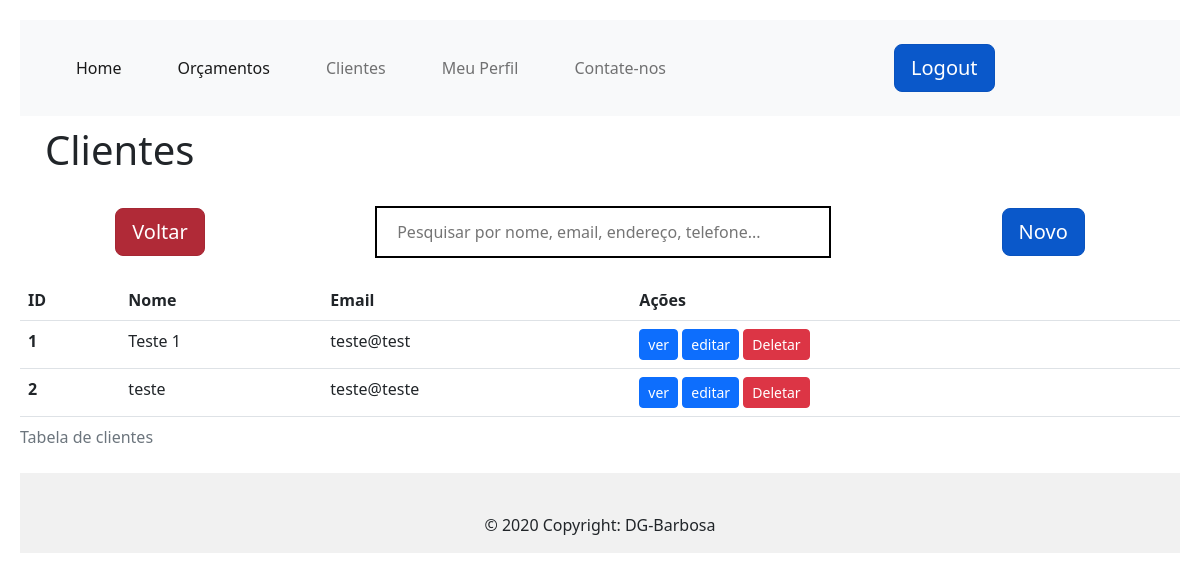
Screenshot of /clients (signed in) with the database file from the repository.
### app/models/tables.py (models this page shows, shortened)
class Clients(db.Model):
    _tablename__ = "clients"
    id = db.Column(db.Integer, primary_key=True, autoincrement=True)
    name = db.Column(db.String(150))
    email = db.Column(db.String, unique=True)
    address = db.Column(db.String)
    phone = db.Column(db.String)
    phone2 = db.Column(db.String)

### app/controllers/default.py (the view)
@app.route("/clients", methods=['GET'])
def clients():
    clients = Clients.query.all()
    return render_template(
        "clients.html",
        title="Clientes", clients=clients)

### app/controllers/default.py (called while the page is built)
@lm.user_loader
def load_user(id):
    return User.query.filter_by(id=id).first()

### app/models/tables.py (called while the page is built)
    @property
    def is_authenticated(self):
        return True

### app/templates/clients.html (shortened to what this page needs)
{% extends "base.html" %}
{% block conteudo %}
<h1 style="margin-left: 15px;padding: 10px">Clientes</h1>
<div style="display: flex; justify-content:space-around; align-items:center; margin: 10px;">
  <div >
    <input type="reset" class="btn btn-danger btn-lg active" name="voltar" onclick="history.back()" value="Voltar">
  </div>
  <input type="text" id="myInput" style="
      background-image: url('https://img.icons8.com/search');
      background-position:right;
      background-repeat: no-repeat;
      background-size:5%;
      width: 40%; font-size: 16px;
      padding: 12px 20px 12px;
      border: 2px solid rgb(0, 0, 0);
      margin-bottom: 12px;
      margin-top: 12px;
      justify-content: center" onkeyup="myFunction()"
    placeholder="Pesquisar por nome, email, endereço, telefone...">
  <div>
    <a href="{{ url_for('cadastro_clientes') }}" class="btn btn-primary btn-lg active" role="button"
      aria-pressed="true">Novo</a>
  </div>
</div>
<div>
  <table class="table" id="myTable">
    <caption>Tabela de clientes</caption>
    <thead class="thead-dark">
      <tr>
        <th scope="col">ID</th>
        <th scope="col">Nome</th>
        <th scope="col">Email</th>
        <th scope="col">Ações</th>
      </tr>
    </thead>
    <tbody id="body">
      <tr>
        {% for client in clients %}
        <th scope="row">{{ client.id }}</th>
        <td>{{ client.name }}</td>
        <td>{{ client.email }}</td>
        <td>
          <a href="/viewClient/{{ client.id }}">
            <input type="button" class="btn btn-primary btn-sm" value="ver">
          </a>
          <a href="/edit/{{ client.id }}">
            <input type="button" class="btn btn-primary btn-sm" value="editar">
          </a>
          <a href="/delete/{{client.id}}">
            <input type="button" class="btn btn-danger btn-sm"  value="Deletar" />
          </a>
        </td>
      </tr>
      {% endfor %}
    </tbody>
  </table>
</div>
{% endblock %}

### app/static/css/style.css (style rules this page uses)
body { padding: 20px; background-color: black; }
a:link { text-decoration: none; }
#myInput { background-image: url('/css/searchicon.png'); background-position: 10px 12px; background-repeat: no-repeat; width: 100%; font-size: 16px; padding: 12px 20px 12px 40px; border: 1px solid #ddd; margin-bottom: 12px; }

### rows the page displays
Clients: id "1", name "Teste 1", email "teste@test"
Clients: id "2", name "teste", email "teste@teste"
